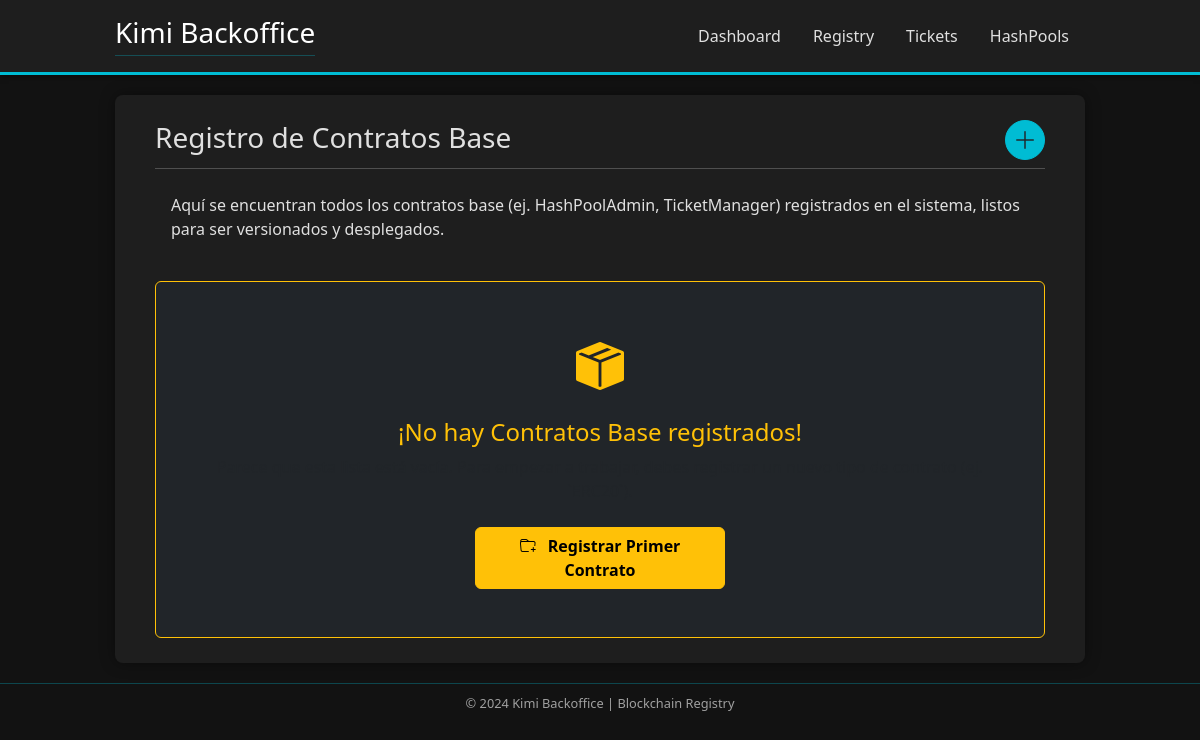
The app's page /contractRegistry/contract/list/, older data.
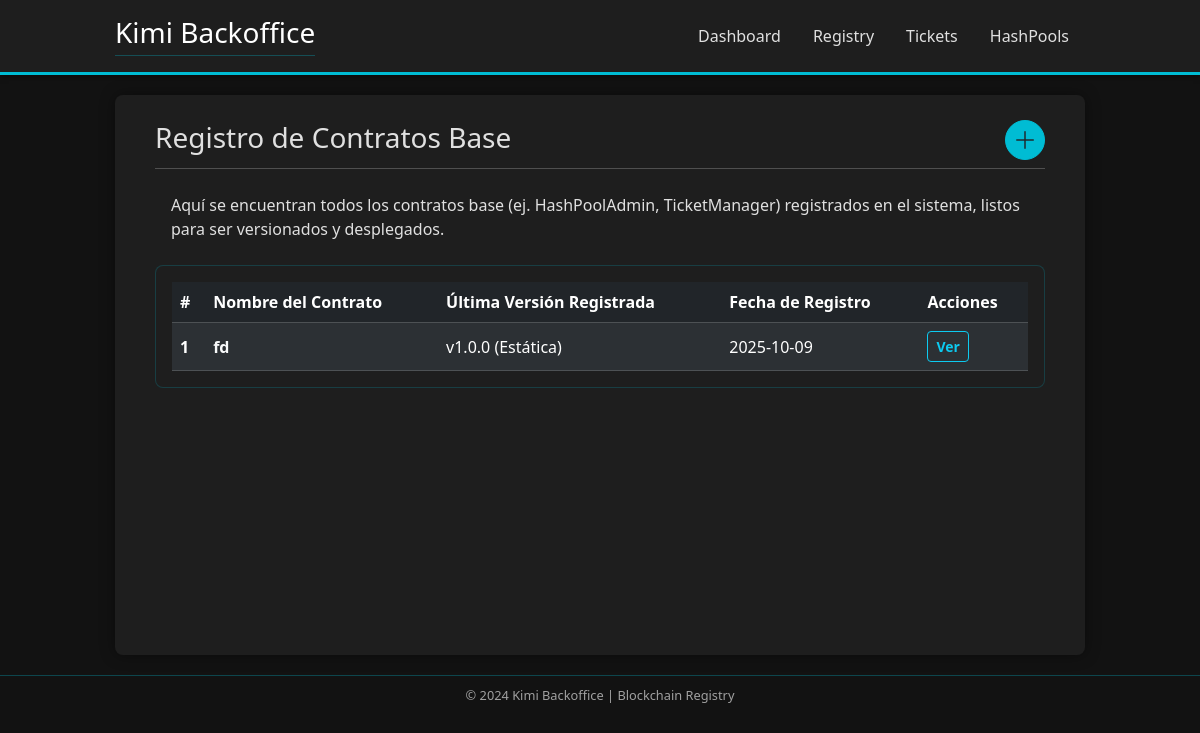
The same page, newer data.
### contractRegistry/models.py (models this page shows, shortened)
class BaseContract(models.Model):
    name = models.CharField(max_length=100, unique=True)
    descripcion = models.TextField(blank=True, help_text="Descripción opcional del contrato base.")
    created_at = models.DateTimeField(auto_now_add=True)

### contractRegistry/views.py (the view)
# urls.py: path('contract/list/', views.contractList, name='contract_list'),
def contractList(request):
    contracts = BaseContract.objects.all()
    context = {
        'contracts': contracts
    }
    return render(request, 'contractRegistry/contractList.html', context)

### templates/contractRegistry/contractList.html (shortened to what this page needs)
{% extends "base.html" %}
{% load static %}
{% block content %}
<div class="centered-container mx-auto dashboard-content">
    <div class="d-flex justify-content-between align-items-center mb-2">
        <h2 class="h3 text-accent mb-0" style="border-bottom: none !important;">Registro de Contratos Base</h2>
        <a href="{% url 'contractRegistry:register_contract' %}"
           class="btn btn-accent rounded-circle p-0"
           style="width: 40px; height: 40px; line-height: 40px; font-size: 1.5rem; display: flex; align-items: center; justify-content: center;"
           title="Agregar Nuevo Contrato">
            <i class="bi bi-plus-lg fw-bold text-dark"></i>
        </a>
    </div>
    <hr class="text-accent mt-0 mb-2">
    <div class="mb-2 welcome-card p-3">
        <p class="mb-0 text-text-dim">
            Aquí se encuentran todos los contratos base (ej. HashPoolAdmin, TicketManager) registrados en el sistema, listos para ser versionados y desplegados.
        </p>
    </div>
    {% if contracts %}
        <div class="card status-card-table p-3" style="max-height: 500px; overflow-y: auto;">
            <div class="table-responsive">
                <table class="table table-dark table-striped table-hover mb-0">
                    <thead class="bg-dark sticky-top">
                        <tr>
                            <th scope="col" class="text-accent fw-bold">#</th>
                            <th scope="col" class="text-accent fw-bold">Nombre del Contrato</th>
                            <th scope="col" class="text-accent fw-bold">Última Versión Registrada</th>
                            <th scope="col" class="text-accent fw-bold">Fecha de Registro</th>
                            <th scope="col" class="text-accent fw-bold">Acciones</th>
                        </tr>
                    </thead>
                    <tbody>
                        {% for contract in contracts %}
                            <tr class="align-middle">
                                <th scope="row">{{ forloop.counter }}</th>
                                <td class="fw-bold text-light">{{ contract.name }}</td>
                                <td class="text-text-dim">v1.0.0 (Estática)</td>
                                <td class="text-text-dim">{{ contract.created_at|date:"Y-m-d" }}</td>
                                <td>
                                    <a href="{% url 'contractRegistry:contract_detail' contract.pk %}" class="btn btn-sm btn-outline-info fw-bold">
                                        Ver
                                    </a>
                                </td>
                            </tr>
                        {% endfor %}
                    </tbody>
                </table>
            </div>
        </div>
    {% else %}
        <div class="card p-5 text-center bg-dark mt-4 border border-warning">
            <i class="bi bi-box-seam-fill text-warning" style="font-size: 3rem;"></i>
            <h4 class="text-warning mt-3">¡No hay Contratos Base registrados!</h4>
            <p class="text-text-dim mb-4">
            </p>
            <a href="{% url 'contractRegistry:register_contract' %}"
               class="btn btn-warning fw-bold mx-auto" style="width: 250px;">
                <i class="bi bi-folder-plus me-2"></i> Registrar Primer Contrato
            </a>
        </div>
    {% endif %}
</div>
{% endblock %}

Row changes from the older to the newer data that the page shows:
added BaseContract: name "fd", created_at "2025-10-09"
Text that changed along with them:
text no longer shown: "¡No hay Contratos Base registrados! Registrar Primer Contrato"
text now shown: "# Nombre del Contrato Última Versión Registrada Fecha de Registro Acciones"
